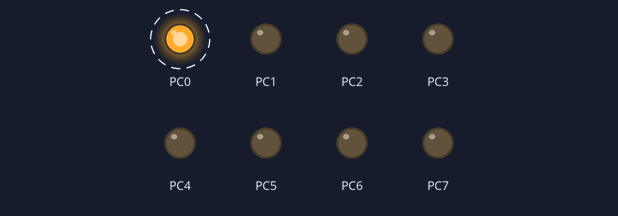
This program was run on a simulated ATmega8, built with avr-gcc and emulated at 1 MHz. On the bench: output pins drawn as LEDs (lit = HIGH). Dashed ring = blinking. A simulated second board sends each byte the program waits for after 2 ms.

Above: at 0.11 s.
Timing chart, 0 to 3.0 s (numbered marks = the images above):
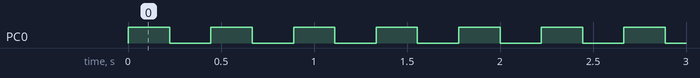

The program:

main.cpp
```cpp
#include <avr/io.h>
#define F_CPU 1000000UL
#include <util/delay.h>

int main(void) {
	DDRD |= (1 << PIND0);//PORTD pin0 as INPUT
	DDRC=0xFF;//PORTC as OUTPUT
	int UBRR_Value = 25; // 2400 baud rate
	UBRRH = (unsigned char) (UBRR_Value >> 8);
	UBRRL = (unsigned char) UBRR_Value;
	UCSRB = (1 << RXEN) | (1 << TXEN);
	UCSRC = (1 << USBS) | (3 << UCSZ0);
	unsigned char receiveData;

	while (1) {
		while (!(UCSRA & (1 << RXC)));
		receiveData = UDR;
		if (receiveData == 0b11110000) {
			PORTC ^= (1 << PINC0);
			_delay_ms(220);
		}
	}

}
```

Measured:
- by itself, PC0: alternates HIGH for 0.22 s and LOW for 0.22 s
